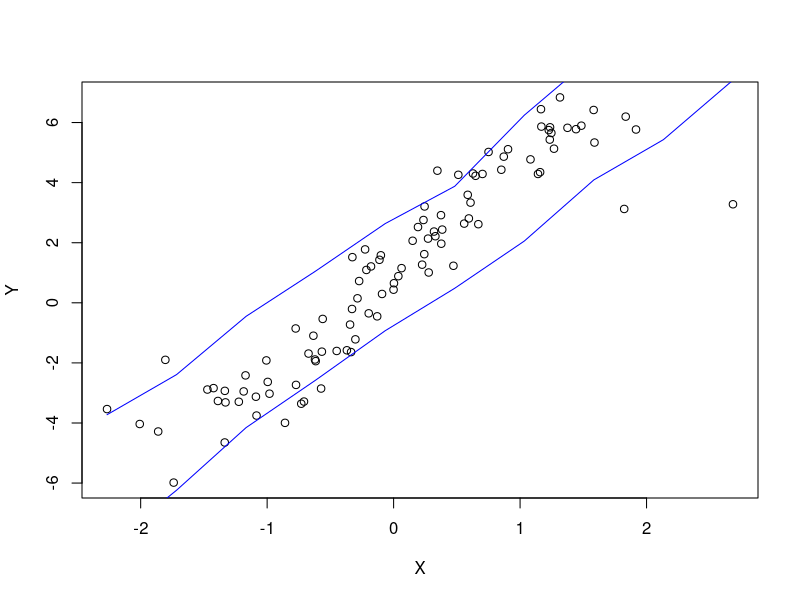

This figure's R source:
## ---- chunk 1
n<-1000
X<-rnorm(n,-5,1)
Y<-rnorm(n,5,1)
Z<-matrix(X+Y+rnorm(n,0,1),ncol=1)
## ---- chunk 2
modelz<-lm(Y~Z)
modelxz<-lm(Y~Z+X)
n<-100
X_new<-rnorm(n,-5,1)
Y_new<-rnorm(n,5,1)
Z_new<-data.frame(X_new+Y_new+rnorm(n,0,1))
predz<-modelz$coefficients[1]+modelz$coefficients[2]*Z_new
predxz<-modelxz$coefficients[1]+modelxz$coefficients[2]*Z_new+modelxz$coefficients[3]*X_new
sum((predz-Y_new)^2)/100
sum((predxz-Y_new)^2)/100
## ---- chunk 3
set.seed(NULL)
s<-100
error<-matrix(NA,ncol=2,nrow=s)
for(i in 1:s){
  X_new<-rnorm(n,-5,1)
  Y_new<-rnorm(n,5,1)
  Z_new<-data.frame(X_new+Y_new+rnorm(n,0,1))
  predz<-modelz$coefficients[1]+modelz$coefficients[2]*Z_new
  predxz<-modelxz$coefficients[1]+modelxz$coefficients[2]*Z_new+modelxz$coefficients[3]*X_new
  error[i,1]<-sum((predz-Y_new)^2)/100
  error[i,2]<-sum((predxz-Y_new)^2)/100
}
diff<-error[,1]-error[,2]
quantile(diff,c(0.025,0.975))
## ---- chunk 4
index<-rep(1:10,100)
error2<-matrix(NA,ncol=2,nrow=10)
data<-matrix(cbind(X,Y,Z,index),ncol=4)
for(i in 1:10){
  test<-data.frame(matrix(data[index==i],ncol=4))
  colnames(test)<-c("X","Y","Z","index")
  train<-data.frame(matrix(data[index!=i],ncol=4))
  colnames(train)<-c("X","Y","Z","index")

  m1<-lm(Y~Z,data=train)
  pred1<-m1$coefficients[1]+m1$coefficients[2]*test$Z
  error2[i,1]<-sum((pred1-test$Y)^2)
  m2<-lm(Y~Z+X,data=train)
  pred2<-m2$coefficients[1]+m2$coefficients[2]*test$Z+m2$coefficients[3]*test$X
  error2[i,2]<-sum((pred2-test$Y)^2)
}
diff<-abs(error2[,2]-error2[,1])
t<-mean(diff)/(sqrt((9*var(error2[,1])+9*var(error2[,2]))/18)*sqrt(1/5))
t<-mean(diff)*sqrt(10)/sd(diff)
#t-test
t.test(error2[,2],error2[,1],var.equal = FALSE,conf.level = 0.95)
## ---- chunk 5
n<-100
X<-rnorm(100,0,0.9)
Y<-1+5*sin(X)+rnorm(n,0,1)
model1<-lm(Y~X)
sigma2<-crossprod(Y-model1$fitted.values)/(n-2)
#generate new X and Y
X_new<-seq(min(X),max(X),length.out = 10)
Y_hat<-model1$coefficients[1]+model1$coefficients[2]*X_new
Y_new<-matrix(NA,ncol=10,nrow=n)
for(i in 1:10){
  Y_new[,i]<-rnorm(n,Y_hat[i],sqrt(sigma2))
}
CI<-apply(Y_new,2,quantile,c(0.05,0.95))
plot(X,Y)
lines(X_new,CI[1,],col="blue")
lines(X_new,CI[2,],col="blue")
